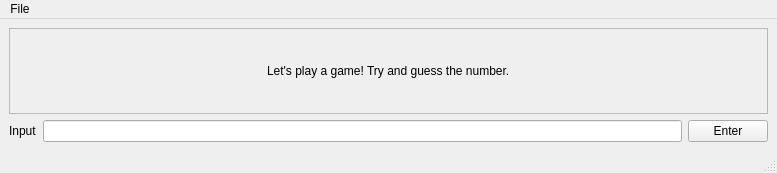
<?xml version="1.0" encoding="UTF-8"?>
<ui version="4.0">
 <class>MainWindow</class>
 <widget class="QMainWindow" name="MainWindow">
  <property name="geometry">
   <rect>
    <x>0</x>
    <y>0</y>
    <width>777</width>
    <height>173</height>
   </rect>
  </property>
  <property name="windowTitle">
   <string>Guessing Game</string>
  </property>
  <widget class="QWidget" name="centralwidget">
   <layout class="QGridLayout" name="gridLayout">
    <item row="2" column="0">
     <widget class="QLabel" name="label_2">
      <property name="text">
       <string>Input</string>
      </property>
     </widget>
    </item>
    <item row="2" column="1">
     <widget class="QLineEdit" name="lineEdit"/>
    </item>
    <item row="2" column="2">
     <widget class="QPushButton" name="pushButton">
      <property name="text">
       <string>Enter</string>
      </property>
     </widget>
    </item>
    <item row="0" column="0" rowspan="2" colspan="3">
     <widget class="QFrame" name="frame">
      <property name="frameShape">
       <enum>QFrame::StyledPanel</enum>
      </property>
      <property name="frameShadow">
       <enum>QFrame::Raised</enum>
      </property>
      <layout class="QGridLayout" name="gridLayout_2">
       <item row="0" column="0" alignment="Qt::AlignHCenter|Qt::AlignVCenter">
        <widget class="QLabel" name="label">
         <property name="text">
          <string>Let's play a game! Try and guess the number.</string>
         </property>
        </widget>
       </item>
      </layout>
     </widget>
    </item>
   </layout>
  </widget>
  <widget class="QMenuBar" name="menubar">
   <property name="geometry">
    <rect>
     <x>0</x>
     <y>0</y>
     <width>777</width>
     <height>22</height>
    </rect>
   </property>
   <widget class="QMenu" name="menuFile">
    <property name="title">
     <string>File</string>
    </property>
    <addaction name="actionQuit"/>
   </widget>
   <addaction name="menuFile"/>
  </widget>
  <widget class="QStatusBar" name="statusbar"/>
  <action name="actionQuit">
   <property name="text">
    <string>Quit</string>
   </property>
  </action>
 </widget>
 <resources/>
 <connections>
  <connection>
   <sender>actionQuit</sender>
   <signal>triggered()</signal>
   <receiver>MainWindow</receiver>
   <slot>close()</slot>
   <hints>
    <hint type="sourcelabel">
     <x>-1</x>
     <y>-1</y>
    </hint>
    <hint type="destinationlabel">
     <x>388</x>
     <y>86</y>
    </hint>
   </hints>
  </connection>
 </connections>
</ui>
